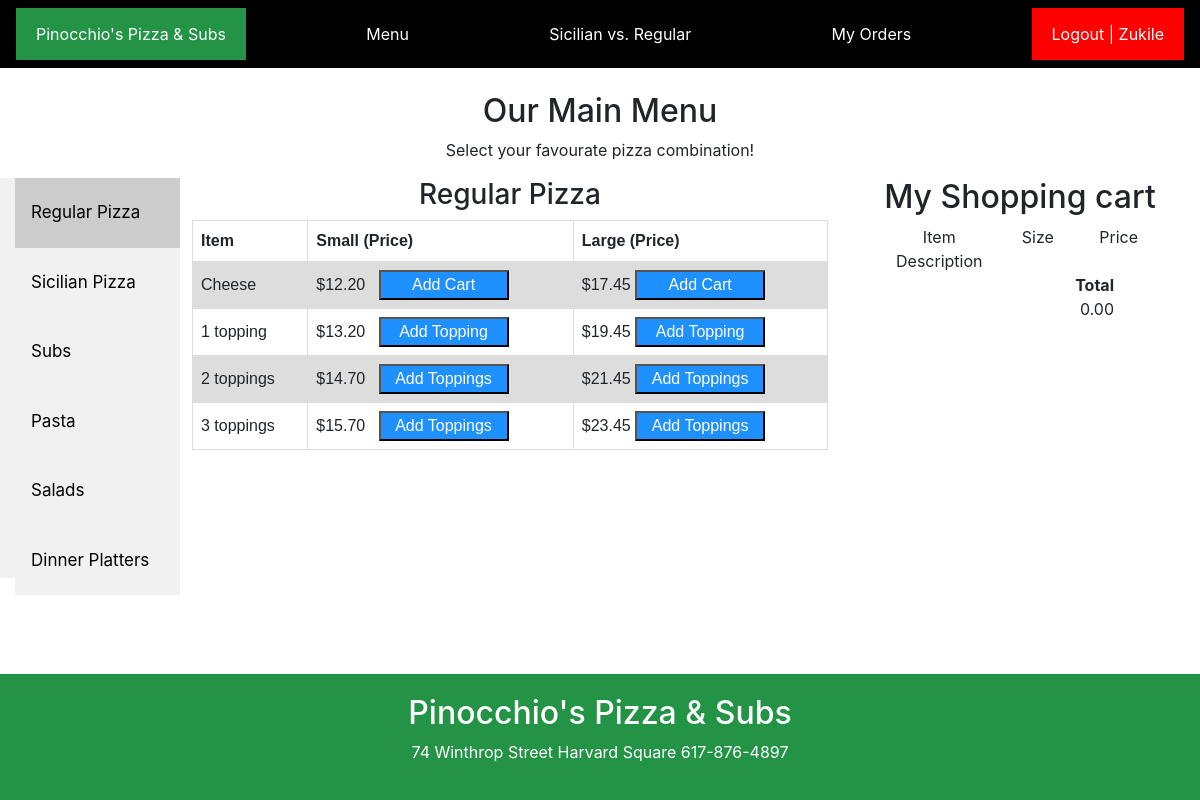
The app's page /menu (signed in) with its own data.
### menus/models.py (models this page shows, shortened)
class RegularPizza(models.Model):
    pizza= models.ForeignKey(Pizza, on_delete=models.CASCADE, related_name="regular_price")
    name=models.CharField(max_length=64)
    small=models.DecimalField(max_digits=4,decimal_places=2)
    large=models.DecimalField(max_digits=4,decimal_places=2)

### menus/views.py (the view)
# urls.py: path("menu", views.menu, name="menu")
@login_required(login_url='accounts:login')
def menu(request):
   context = {
      "pastas": Pasta.objects.all(),
      "toppings": Topping.objects.all(),
      "regularyPizzas": RegularPizza.objects.all(),
      "sicilianPizzas": SicilianPizza.objects.all(),
      "subs": Sub.objects.all(),
      "dinnerPlatters": DinnerPlatter.objects.all(),
      "salads": Salad.objects.all()
   }
   return render(request, "menus/menu.html", context)

### menus/templates/menus/menu.html (shortened to what this page needs)
{% extends "orders/base.html" %}
{% load static %}
{% block content %}
<br>
        <h2 class="message">Our Main Menu</h2>
        <p class="message">Select your favourate pizza combination!</p>
        <div class="tab">
          <button class="leftNav" onclick="openMenu(event, 'Regular pizzas')" id="defaultOpen">Regular Pizza</button>
          <button class="leftNav" onclick="openMenu(event, 'Sicilian Pizza')">Sicilian Pizza</button>
          <button class="leftNav" onclick="openMenu(event, 'Subs')">Subs</button>
          <button class="leftNav" onclick="openMenu(event, 'Pasta')">Pasta</button>
          <button class="leftNav" onclick="openMenu(event, 'Salad')">Salads</button>
          <button class="leftNav" onclick="openMenu(event, 'Dinner Platters')">Dinner Platters</button>
        </div>
        <div id="Regular pizzas" class="tabcontent">
          <h3>Regular Pizza</h3>
          <table>
              <tr>
              <th>Item</th>
              <th>Small (Price)</th>
              <th>Large (Price)</th>
            </tr>
            {% for regularPizza in regularyPizzas %}
            <tr>
                <td>{{ regularPizza.name }}</td>
                <td>${{ regularPizza.small }} &nbsp&nbsp{% csrf_token %}<button data-number="{% if forloop.counter0 == 4 %}{{ forloop.counter0|add:"1" }}{% else %}{{ forloop.counter0 }}{% endif %}" data-title="{{ regularPizza.name }}" data-type="Regular Pizza" data-size="Small" data-price="{{ regularPizza.small }}" type="submit" class="add" {% if forloop.counter0 != 0 %}data-toggle="modal" data-target="#addToppings"{% endif %}>{% if forloop.counter0 == 0 %}Add Cart
                    {% elif forloop.counter0 == 1 %}Add Topping{% else %}Add Toppings{% endif %}</button></td>
                <td>${{ regularPizza.large }} {% csrf_token %}<button data-number="{% if forloop.counter0 == 4 %}{{ forloop.counter0|add:"1" }}{% else %}{{ forloop.counter0 }}{% endif %}" data-title="{{ regularPizza.name }}" data-type="Regular Pizza" data-size="Large" data-price="{{ regularPizza.large }}" type="submit" class="add" {% if forloop.counter0 != 0 %}data-toggle="modal" data-target="#addToppings"{% endif %}>{% if forloop.counter0 == 0 %}Add Cart
                    {% elif forloop.counter0 == 1 %}Add Topping{% else %}Add Toppings{% endif %}</button></td>
                {% endfor %}
            </tr>
          </table>
          <br>
        </div>
   <div class="rightContent">
       <h2>My Shopping cart</h2>
       <div class="container">
    <div class="row justify-content-center">
      <div class="col-11">
        <div class="container cart" id="main_container">
          <div class="row header">
            <div class="col">Item Description</div>
            <div class="col">Size</div>
            <div class="col">Price</div>
          </div>
          <div class="row">
            <div class="col"></div>
            <div class="col"></div>
             <div class="col"></div>
             <div class="col"></div>
            <div class="col" style="font-weight: bold;">Total</div>
            <div class="col-1"></div>
          </div>
          <div class="row">
            <div class="col"></div>
            <div class="col"></div>
             <div class="col"></div>
              <div class="col"></div>
              <div class="col"></div>
            <div class="col" id="total"> </div>
            <div class="col-1"></div>
          </div>
        </div>
      </div>
    </div>
  </div>
        </div>
{% endblock content %}

### orders/templates/orders/base.html (shortened to what this page needs)
{% load static %}
<!DOCTYPE html>
<html>
<head>
    <link rel="stylesheet" href="{% static 'orders/styles.css' %}"/>
    <link rel="stylesheet" href="https://stackpath.bootstrapcdn.com/bootstrap/4.3.1/css/bootstrap.min.css">
</head>
<body>
        <div class="navbar">
                <a href="{% url 'orders:index' %}" class="active">Pinocchio's Pizza & Subs</a>
                {% if user.is_authenticated %}
                <a href="{% url 'menus:menu' %}">Menu</a>
                <a href="{% url 'orders:sicilian' %}">Sicilian vs. Regular</a>
                <a href="{% url 'accounts:cart' %}">My Orders</a>
                <a href="{% url 'accounts:logout' %}" class="right">Logout | {{ user.username }}</a>
                {% else %}
                <a href="{% url 'menus:menu' %}">Menu</a>
                <a href="{% url 'orders:sicilian' %}">Sicilian vs. Regular</a>
                <a href="{% url 'accounts:register' %}" class="right">Register</a>
                <a href="{% url 'accounts:login' %}" class="right">Login</a>
                {% endif %}
              </div>
              {% block content %}{% endblock content %}
    <br><br>
    <br><br>
    <br><br>
    <br><br>
    <div class="footer">
            <h2>Pinocchio's Pizza & Subs</h2>
            <address>74 Winthrop Street
              Harvard Square
              617-876-4897</address>
     </div>
</body>
</html>

### orders/static/orders/styles.css (style rules this page uses)
* { box-sizing: border-box; }
body { font-family: Arial, Helvetica, sans-serif; margin: 0; }
.header { position: relative; text-align: center; }
.navbar { overflow: hidden; background-color:black; position: sticky; position: -webkit-sticky; top: 0; }
.navbar a { float: left; display: block; color: white; text-align: center; padding: 14px 20px; text-decoration: none; }
.navbar a.right { float: right; }
.navbar a.active { background-color:#239346; color: white; }
.row { display: -ms-flexbox; display: flex; -ms-flex-wrap: wrap; flex-wrap: wrap; }
.footer { padding: 20px; text-align: center; background:#239346; color: white; bottom: 0; left: 0; position: fixed; width: 100%; }
.right { background-color: red; }

### menus/templates/menus/menu.html (style rules this page uses)
* { box-sizing: border-box }
.tab { float: left; background-color: #f1f1f1; width: 15%; height: 400px; padding-left: 15px; }
.tab button { display: block; background-color: inherit; color: black; padding: 22px 16px; width: 100%; border: none; outline: none; text-align: left; cursor: pointer; transition: 0.3s; font-size: 17px; }
.tab button.active { background-color: #ccc; }
.tabcontent { float: left; padding: 0px 12px; width: 55%; border-left: none; height: 400px; }
.message, h3 { text-align: center; }
.rightContent { float: left; padding: 0px 12px; width: 30%; border-left: none; height: 400px; text-align: center; }
table { font-family: arial, sans-serif; border-collapse: collapse; width: 100%; }
td, th { border: 1px solid #dddddd; text-align: left; padding: 8px; }
tr:nth-child(even) { background-color: #dddddd; }
.remove, .add { cursor: pointer; width: 130px; }
.add { background-color: DodgerBlue; color: white; }

### records on screen
RegularPizza: name "Cheese", small "12.20", shows "Add Cart", large "17.45"
RegularPizza: name "1 topping", small "13.20", shows "Add Topping", large "19.45"
RegularPizza: name "2 toppings", small "14.70", shows "Add Toppings", large "21.45"
RegularPizza: name "3 toppings", small "15.70", shows "Add Toppings", large "23.45"

### other values on screen
{{ user.username }} "Zukile"
